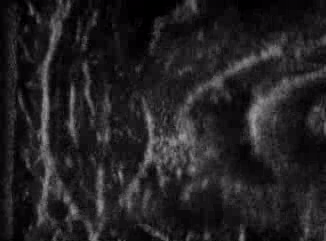
#> input picture frame 78 of test.avi, 326 x 241 px
$ python Canny-LK.py
#> lines starting #> are read from the running program, lines starting #| are printed output that depends on the picture; after the words box and inside, x2 and y2 are one past the last pixel; in counts of white or black regions, pixels touching at a corner belong together
import numpy as np
import cv2
import time
cap = cv2.VideoCapture('test.avi')


#Canny Params
lower_threshold = 200
upper_threshold = 250

#cap.read() returns true if next frame read properly, boolean value stored in ret
ret, old_frame = cap.read()
#> old_frame is the input picture: shape (241, 326, 3); mean B, G, R 34.9, 32.9, 34.9
old_gray = cv2.cvtColor(old_frame, cv2.COLOR_BGR2GRAY)
old_edges = cv2.Canny(old_gray, lower_threshold, upper_threshold)
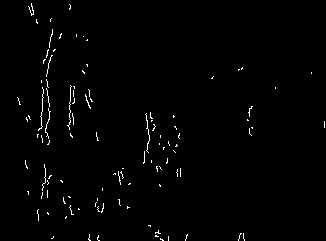
#> old_edges: shape (241, 326); 1.2% white in thin lines or dots


#LK params
lk_params = dict(winSize = (25, 25), maxLevel = 8, criteria = (cv2.TERM_CRITERIA_EPS | cv2.TERM_CRITERIA_COUNT, 10, 0.03))

# Mouse Select Point function
def select_point(event, x, y, flags, params):
    global point, point_selected, old_points
    if event == cv2.EVENT_LBUTTONDOWN:
        point = (x, y)
        point_selected = True

        #want to overwrite old point to be new one so LK doesn't screw up
        old_points = np.array([[x, y]], dtype=np.float32)

point_selected = False
point = ()
old_points = np.array([[]])

cv2.namedWindow("Frame")
cv2.setMouseCallback("Frame", select_point) #callback function: (i think) asynchronously (continues on on code) waits for mouse event, and when it does, calls select_point.


while True:
    ret, frame = cap.read()
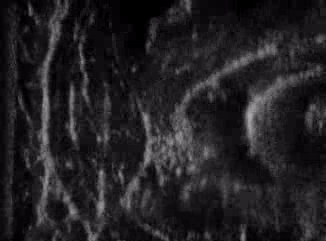
#> input picture frame 79 of test.avi, 326 x 241 px
#> frame is the input picture: shape (241, 326, 3); mean B, G, R 34.8, 32.8, 34.7
    if not ret:
        break
    gray_frame = cv2.cvtColor(frame, cv2.COLOR_BGR2GRAY)
    edges = cv2.Canny(gray_frame, lower_threshold, upper_threshold)
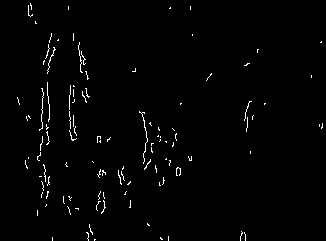
#> edges: shape (241, 326); 1.4% white in thin lines or dots
    edges2 = edges.copy()

    if point_selected is True:
        cv2.circle(edges2, point, 7, (255, 0, 255), -1)
        new_points, status, error = cv2.calcOpticalFlowPyrLK(old_edges, edges, old_points, None, **lk_params)

        old_gray = gray_frame.copy()
        old_edges = edges.copy()

        old_points = new_points
        print(old_points)

        x, y = new_points.ravel()
        cv2.circle(edges2, (x, y), 7, (255, 255, 0), -1)

    cv2.imshow("Frame", edges2)
    key = cv2.waitKey(1)
#> (key Esc is pressed here)
    if key == 27:
        break
    time.sleep(0.01)


cap.release()
cv2.destroyAllWindows()

$ run again, starting later in the video
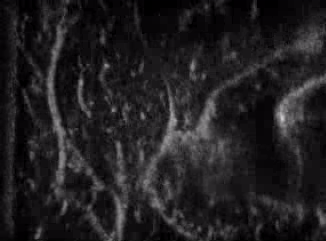
#> input picture frame 354 of test.avi, 326 x 241 px
#> old_frame is the input picture: shape (241, 326, 3); mean B, G, R 33.2, 31.2, 33.2
#> old_edges: shape (241, 326); 1.1% white in thin lines or dots, all inside (x1, y1, x2, y2) = (14, 27, 321, 241)
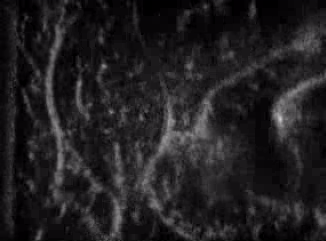
#> input picture frame 355 of test.avi, 326 x 241 px
#> frame is the input picture: shape (241, 326, 3); mean B, G, R 33.5, 31.5, 33.5
#> `edges = cv2.Canny(gray_frame, lower_threshold, upper_threshold)`:
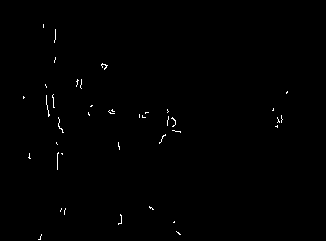
#> edges: shape (241, 326); 0.44% white in thin lines or dots, all inside (x1, y1, x2, y2) = (23, 24, 288, 240)

$ run again, starting later in the video
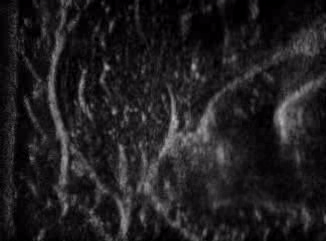
#> input picture frame 630 of test.avi, 326 x 241 px
#> old_frame is the input picture: shape (241, 326, 3); mean B, G, R 32.6, 30.6, 32.6
#> `old_edges = cv2.Canny(old_gray, lower_threshold, upper_threshold)`:
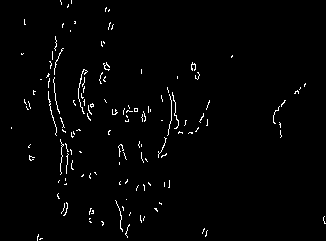
#> old_edges: shape (241, 326); 1.7% white in thin lines or dots
#> `edges = cv2.Canny(gray_frame, lower_threshold, upper_threshold)`:
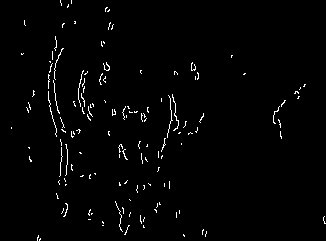
#> edges: shape (241, 326); 1.7% white in thin lines or dots
